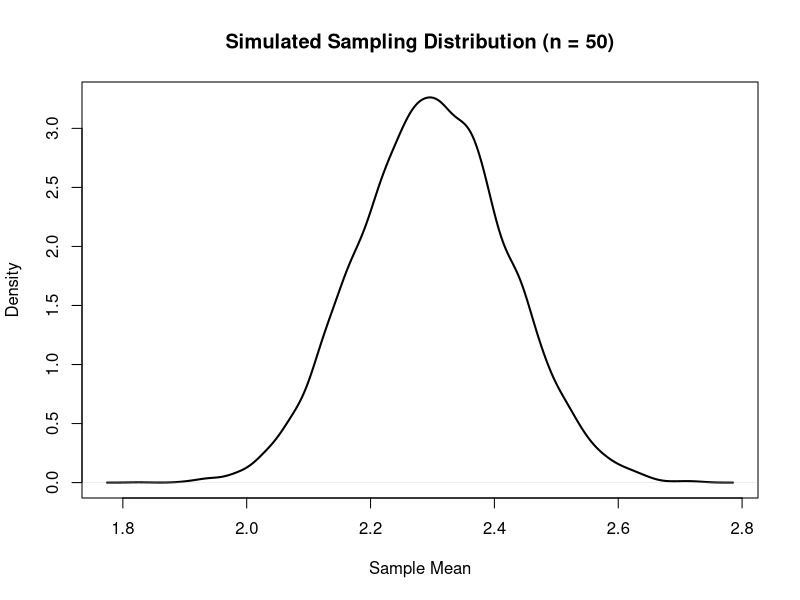
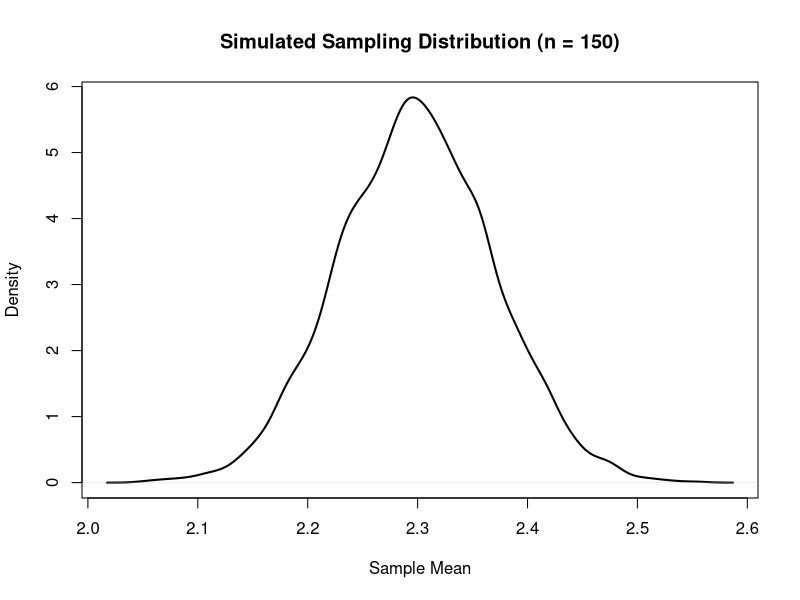
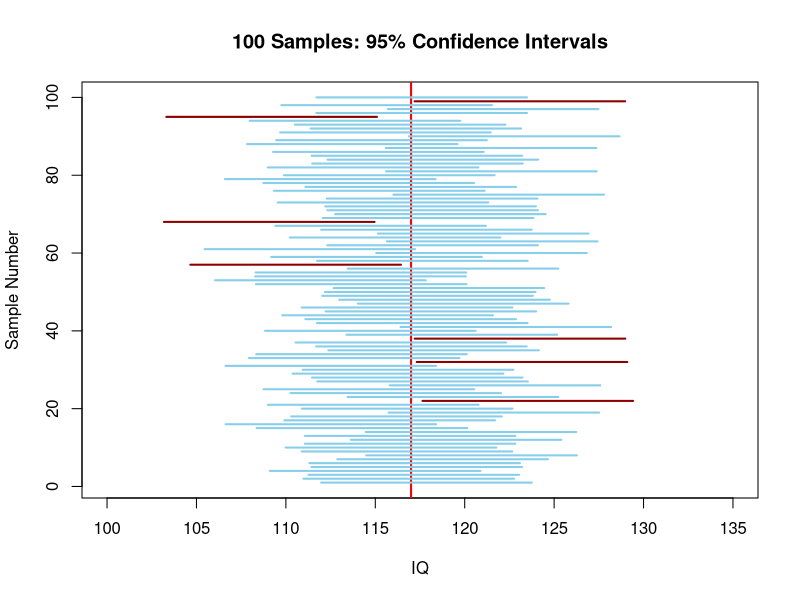

Generate these figures, in order, with R:
## ---- chunk 1
# The first line sets an option for the final document that can be produced from
# the .Rmd file. Don't worry about it.
knitr::opts_chunk$set(echo = TRUE)

# The next bit (lines 22-43) is quite powerful and useful. 
# First you define which packages you need for your analysis and assign it to 
# the p_needed object. 
p_needed <- c("viridis") # add your packages here 

# Now you check which packages are already installed on your computer.
# The function installed.packages() returns a vector with all the installed 
# packages.
packages <- rownames(installed.packages())

# Then you check which of the packages you need are not installed on your 
# computer yet. Essentially you compare the vector p_needed with the vector
# packages. The result of this comparison is assigned to p_to_install.
p_to_install <- p_needed[!(p_needed %in% packages)]

# If at least one element is in p_to_install you then install those missing
# packages.
if (length(p_to_install) > 0) {
  install.packages(p_to_install)
}
# Now that all packages are installed on the computer, you can load them for
# this project. Additionally the expression returns whether the packages were
# successfully loaded.
sapply(p_needed, require, character.only = TRUE)
## ---- chunk 2

n <- 50
mean_rating <- 2.3
sd_rating <- 0.86

se <- sd_rating / sqrt(n)

ci_95 <- mean_rating + c(-1, 1) * qnorm(0.975) * se
ci_99 <- mean_rating + c(-1, 1) * qnorm(0.995) * se

ci_95
ci_99



## ---- chunk 3

n2 <- 150
se2 <- sd_rating / sqrt(n2)

ci_95_large <- mean_rating + c(-1, 1) * qnorm(0.975) * se2
ci_95_large

## ---- chunk 4

set.seed(123)

sim_means_50 <- replicate(10000, mean(rnorm(50, mean = 2.3, sd = 0.86)))
sim_means_150 <- replicate(10000, mean(rnorm(150, mean = 2.3, sd = 0.86)))

quantile(sim_means_50, c(0.025, 0.975))
quantile(sim_means_150, c(0.025, 0.975))

plot(density(sim_means_50),
     main = "Simulated Sampling Distribution (n = 50)",
     xlab = "Sample Mean",
     lwd = 2)

plot(density(sim_means_150),
     main = "Simulated Sampling Distribution (n = 150)",
     xlab = "Sample Mean",
     lwd = 2)


## ---- chunk 5

#generate a random population

pop <- rnorm(1000, mean = 100, sd = 19) # we know the "true" values
summary(pop)
var(pop)

#take a simple random sample of 40
sample(pop, 40)

pop1 <- rnorm(40, mean = 117)
summary(pop)
var(pop)

#calculating the standard error of the pop mean
pop_se <- sd(pop) / sqrt(length(pop))
pop_se
#calculating the standard error of the pop1 mean

pop1_se <- sd(pop1) / sqrt(length(pop1))
pop1_se



## ---- chunk 6
# Parameters
pop_mean <- 100
pop_sd <- 19
n <- 40
sample_mean <- 117

# Calculation
standard_error <- pop_sd / sqrt(n)
print(standard_error)
# [1] 3.004164
## ---- chunk 7

mean(pop)
mean(pop1)

pop_se
pop1_se



## ---- chunk 8
# Calculate Z-score for the sample mean
z_score <- (sample_mean - pop_mean) / standard_error

# Calculate the p-value (upper tail)
p_value <- pnorm(z_score, lower.tail = FALSE)

print(z_score) # [1] 5.658812
print(p_value) # [1] 7.56463e-09
## ---- chunk 9


# Probability of an individual having IQ >= 117
prob_individual <- pnorm(117, mean = 100, sd = 19, lower.tail = FALSE)

# Probability of a sample mean (n=40) being >= 117
prob_sample <- pnorm(117, mean = 100, sd = standard_error, lower.tail = FALSE)

print(prob_individual) # [1] 0.1855467 (~18.6%)
print(prob_sample)     # [1] 7.56463e-09 (~0.0000007%)

## ---- chunk 10
#generate a random population

pop <- rnorm(1000, mean = 100, sd = 19) # we know the "true" values
summary(pop)
var(pop)

#take a simple random sample of 70 which is different than the previous one
sample(pop, 70)

pop2 <- rnorm(70, mean = 117)
summary(pop2)
var(pop2)

#calculate the 95% confidence interval for the mean IQ of Mannheim students
pop2_se <- sd(pop2) / sqrt(length(pop2))
pop2_se

ci_lo <- mean(pop2) + qnorm(0.025, 0, 1) * pop2_se 
ci_up <- mean(pop2) + qnorm(0.975, 0, 1) * pop2_se
ci_an <- c(ci_lo, ci_up)
ci_an

## ---- chunk 11
# Simulation: 100 different researchers take samples and build 95% CIs
set.seed(123)
n <- 40
mu <- 117 # Assume the "true" mean for this simulation
sigma <- 19
reps <- 100

# Create a plot showing 100 intervals
plot(NULL, xlim=c(100, 135), ylim=c(1, reps), 
     xlab="IQ", ylab="Sample Number", main="100 Samples: 95% Confidence Intervals")
abline(v = mu, col = "red", lwd = 2) # The True Mean

count_contains <- 0

for(i in 1:reps) {
  sample_data <- rnorm(n, mean = mu, sd = sigma)
  se <- sigma / sqrt(n)
  mean_val <- mean(sample_data)
  
  # Calculate 95% CI
  lower <- mean_val - 1.96 * se
  upper <- mean_val + 1.96 * se
  
  # Check if it contains true mean
  contains <- lower <= mu & upper >= mu
  color <- ifelse(contains, "skyblue", "darkred")
  if(contains) count_contains <- count_contains + 1
  
  lines(c(lower, upper), c(i, i), col = color, lwd = 2)
}

# The number of blue lines should be approximately 95
print(paste("Intervals containing true mean:", count_contains))
## ---- chunk 12
# create a population

true_mean <- 117
pop <- rnorm(10000, true_mean, 100)

# Now we need to do the sampling part, we will take samples many times, say 100.

n_iter <- 100 # we will take 100 samples (but only one in real life)
estimates <- NULL # empty object for estimates
confis <- matrix(rep(NA, n_iter * 2), # empty matrix for CIs
  ncol = 2, # for lower and upper CIs
  nrow = n_iter
)
for (i in seq_len(n_iter)) { # for the length of n_iter do:
  pop_sample <- sample(x = pop, size = 100) # take a sample of 100
  estimates[i] <- mean(pop_sample) # store its mean
  se <- sd(pop_sample) / sqrt(length(pop_sample)) # store SE for the sample
  confis[i, ] <- mean(pop_sample) + qnorm(c(0.025, 0.975)) * se # store 95% CIs
}
head(estimates)
head(confis)

## ---- chunk 13
# Given data
n_total <- 180
total_yes <- 95

# Subgroup: Women
n_women <- 80
prop_women_yes <- 0.45

# 1. Calculate number of women who voted "yes"
n_women_yes <- n_women * prop_women_yes # 80 * 0.45 = 36

# 2. Calculate number of men in the sample
n_men <- n_total - n_women # 180 - 80 = 100

# 3. Calculate number of men who voted "yes"
# (Total yes votes minus women yes votes)
n_men_yes <- total_yes - n_women_yes # 95 - 36 = 59

# 4. Calculate the proportion of men who voted "yes"
prop_men_yes <- n_men_yes / n_men

# Print results
cat("Number of men in sample:", n_men, "\n")
cat("Number of men voting 'yes':", n_men_yes, "\n")
cat("Share of men voting for the dictator:", prop_men_yes, "\n")





## ---- chunk 14


# 1. Setup Data
n_women <- 80
n_men <- 100
yes_women <- 36 # 45% of 80
yes_men <- 59   # 59% of 100

# Actual observed difference
obs_diff <- (yes_men / n_men) - (yes_women / n_women) # 0.59 - 0.45 = 0.14

# 2. Create the raw data vector (1 = Yes, 0 = No)
votes <- c(rep(1, yes_women + yes_men), rep(0, (n_women + n_men) - (yes_women + yes_men)))
gender <- c(rep("Woman", n_women), rep("Man", n_men))

# 3. Simulation (Permutation Test)
set.seed(42)
n_sims <- 10000
sim_diffs <- numeric(n_sims)

for(i in 1:n_sims) {
  # Shuffle the gender labels
  shuffled_gender <- sample(gender)
  
  # Calculate proportions in the shuffled groups
  p_men <- mean(votes[shuffled_gender == "Man"])
  p_women <- mean(votes[shuffled_gender == "Woman"])
  
  # Store the difference
  sim_diffs[i] <- p_men - p_women
}

# 4. Calculate 95% Confidence Interval for the difference
# Using the bootstrap method for the CI of the actual difference
boot_diffs <- numeric(n_sims)
for(i in 1:n_sims) {
  sample_men <- sample(c(rep(1, yes_men), rep(0, n_men-yes_men)), replace = TRUE)
  sample_women <- sample(c(rep(1, yes_women), rep(0, n_women-yes_women)), replace = TRUE)
  boot_diffs[i] <- mean(sample_men) - mean(sample_women)
}

ci_95 <- quantile(boot_diffs, probs = c(0.025, 0.975))

# Results
cat("Observed Difference:", obs_diff, "\n")
cat("95% Confidence Interval for the difference:", ci_95, "\n")
cat("P-value (Probability of difference by chance):", mean(abs(sim_diffs) >= obs_diff), "\n")

## ---- chunk 15


# Parameters from previous steps
n_w <- 80
p_w <- 0.45
n_m <- 100
p_m <- 0.59

# 1. Analytical Standard Error Calculation
se_analytical <- sqrt((p_w * (1 - p_w) / n_w) + (p_m * (1 - p_m) / n_m))

# 2. Simulation (Bootstrap) Standard Error Calculation
set.seed(42)
n_sims <- 10000

# Create the data vectors based on observed counts
women_votes <- c(rep(1, 36), rep(0, 44)) # 45% of 80
men_votes   <- c(rep(1, 59), rep(0, 41)) # 59% of 100

boot_diffs <- numeric(n_sims)

for(i in 1:n_sims) {
  # Resample with replacement within each group
  resample_w <- sample(women_votes, size = n_w, replace = TRUE)
  resample_m <- sample(men_votes, size = n_m, replace = TRUE)
  
  # Calculate and store the difference in proportions
  boot_diffs[i] <- mean(resample_m) - mean(resample_w)
}

# The Standard Error from simulation is the standard deviation of the bootstrap distribution
se_simulation <- sd(boot_diffs)

# Display results
cat("Analytical Standard Error:", round(se_analytical, 5), "\n")
cat("Simulated Standard Error: ", round(se_simulation, 5), "\n")

## ---- chunk 16

# 1. Setup Sample Data
n <- 180
yes_votes <- 95
p_hat <- yes_votes / n  # 0.5277 (Sample Proportion)
claim_p <- 0.68         # Dictator's claimed proportion

# 2. Calculate Standard Error (SE) for the proportion
# Using the sample proportion as the best estimate of population spread
se_p <- sqrt((p_hat * (1 - p_hat)) / n)

# 3. Calculate the Probability
# We want the area under the curve to the RIGHT of 0.68
# if our distribution is centered at our sample mean of 0.527
prob_at_least_68 <- pnorm(claim_p, mean = p_hat, sd = se_p, lower.tail = FALSE)

# Result
cat("Sample Proportion:", round(p_hat, 4), "\n")
cat("Standard Error:", round(se_p, 4), "\n")
cat("Probability population mean is >= 68%:", prob_at_least_68, "\n")

## ---- chunk 17

# 1. Input Sample Data
n <- 180
yes_votes <- 95
p_hat <- yes_votes / n  # Observed proportion (approx 0.5278)

# 2. Calculate the Standard Error (SE) for the proportion
se_p <- sqrt((p_hat * (1 - p_hat)) / n)

# 3. Calculate the probability that the true proportion is > 0.50
# We use the normal distribution centered at our sample proportion
prob_majority <- pnorm(0.50, mean = p_hat, sd = se_p, lower.tail = FALSE)

# Display Results
cat("Sample Proportion (p-hat):", round(p_hat, 4), "\n")
cat("Standard Error (SE):", round(se_p, 4), "\n")
cat("Probability of a true majority (> 50%):", round(prob_majority, 4), "\n")


